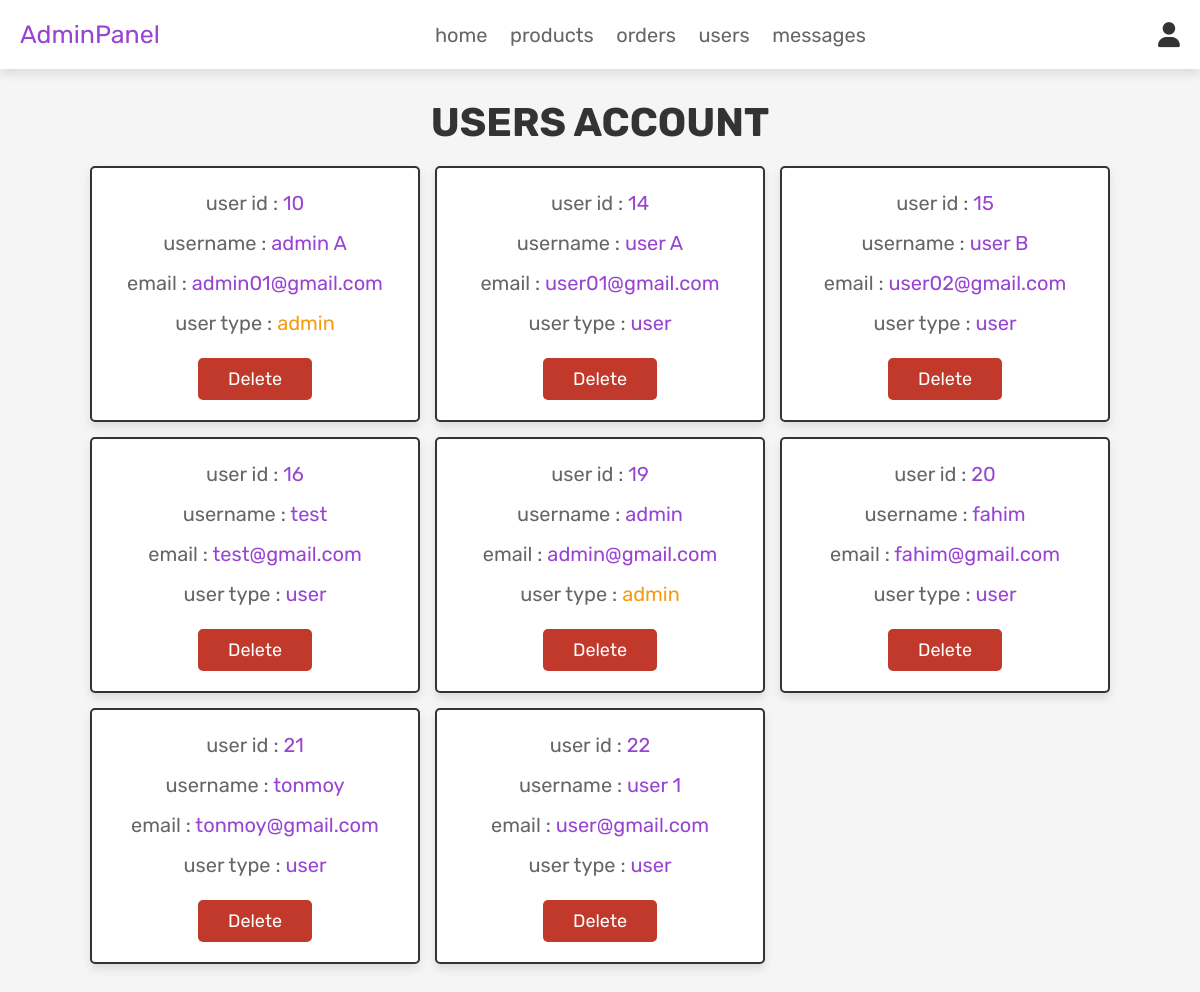
The app's page /admin_users.php (signed in) with its own data.
### tables this page shows
CREATE TABLE `users` (
  `id` int(100) NOT NULL,
  `name` varchar(100) NOT NULL,
  `email` varchar(100) NOT NULL,
  `password` varchar(100) NOT NULL,
  `user_type` varchar(20) NOT NULL DEFAULT 'user'
);

### admin_users.php (the view, shortened to what this page needs)
<?php
@include 'config.php';
?>
<!DOCTYPE html>
<html lang="en">
<head>
   <link rel="stylesheet" href="https://cdnjs.cloudflare.com/ajax/libs/font-awesome/6.0.0/css/all.min.css">
   <link rel="stylesheet" href="css/admin_style.css">
</head>
<body>
<?php @include 'admin_header.php'; ?>
<section class="users">
   <h1 class="title">users account</h1>
   <div class="box-container">
      <?php
         $select_users = mysqli_query($conn, "SELECT * FROM `users`") or die('query failed');
         if(mysqli_num_rows($select_users) > 0){
            while($fetch_users = mysqli_fetch_assoc($select_users)){
      ?>
      <div class="box">
         <p>user id : <span><?php echo $fetch_users['id']; ?></span></p>
         <p>username : <span><?php echo $fetch_users['name']; ?></span></p>
         <p>email : <span><?php echo $fetch_users['email']; ?></span></p>
         <p>user type : <span style="color:<?php if($fetch_users['user_type'] == 'admin'){ echo 'var(--orange)'; }; ?>"><?php echo $fetch_users['user_type']; ?></span></p>
         <a href="admin_users.php?delete=<?php echo $fetch_users['id']; ?>" onclick="return confirm('delete this user?');" class="delete-btn">delete</a>
      </div>
      <?php
         }
      }
      ?>
   </div>
</section>
</body>
</html>

### css/admin_style.css (style rules this page uses)
:root { --pink:#9844d0; --red:#c0392b; --orange:#f39c12; --black:#333; --white:#fff; --light-color:#666; --light-white:#ccc; --light-bg:#f5f5f5; --border:.2rem solid var(--black); --box-shadow:0 .5rem 1rem rgba(0,0,0,.1); }
* { font-family: 'Rubik', sans-serif; margin:0; padding:0; box-sizing: border-box; outline: none; border:none; text-decoration: none; transition:all .2s linear; }
html { font-size: 62.5%; overflow-x: hidden; scroll-behavior: smooth; scroll-padding-top: 6.5rem; }
body { background: var(--light-bg); }
section { padding:3rem 2rem; }
.title { text-align: center; margin-bottom: 2rem; color:var(--black); text-transform: uppercase; font-size: 4rem; }
.btn, .delete-btn, .option-btn { display: inline-block; border-radius: .5rem; margin-top: 1rem; font-size: 1.8rem; color:var(--white); cursor: pointer; padding:1rem 3rem; text-transform: capitalize; }
.delete-btn { background-color: var(--red); }
.users .box-container { display: grid; grid-template-columns: repeat(auto-fit, 33rem); gap:1.5rem; align-items: flex-start; max-width: 1200px; margin: 0 auto; justify-content: center; }
.users .box-container .box { padding:2rem; border:var(--border); background-color: var(--white); box-shadow: var(--box-shadow); border-radius: .5rem; text-align: center; }
.users .box-container .box p { font-size: 2rem; color:var(--light-color); margin-bottom: 1rem; line-height: 1.5; }
.users .box-container .box p span { color:var(--pink); }
.users .box-container .box .delete-btn { margin-top: .5; }

### records on screen
users: id "10", name "admin A", email "admin01@gmail.com", user_type "admin"
users: id "14", name "user A", email "user01@gmail.com", user_type "user"
users: id "15", name "user B", email "user02@gmail.com", user_type "user"
users: id "16", name "test", email "test@gmail.com", user_type "user"
users: id "19", name "admin", email "admin@gmail.com", user_type "admin"
users: id "20", name "fahim", email "fahim@gmail.com", user_type "user"
users: id "21", name "tonmoy", email "tonmoy@gmail.com", user_type "user"
users: id "22", name "user 1", email "user@gmail.com", user_type "user"
